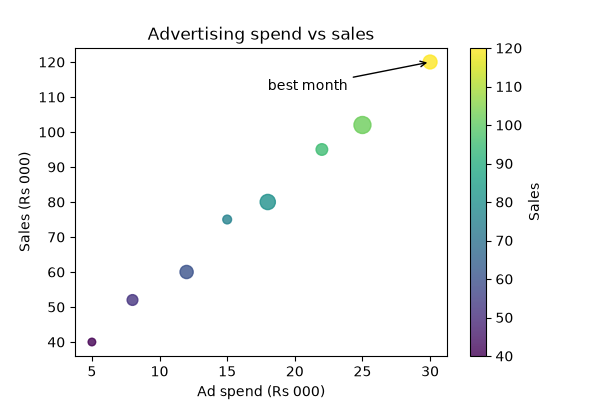

This figure's Python source:
# scatter_plot.py - a scatter plot shows the RELATIONSHIP between two numbers
import matplotlib
matplotlib.use("Agg")
import matplotlib.pyplot as plt

ad_spend = [5, 8, 12, 15, 18, 22, 25, 30]          # thousand rupees on ads
sales = [40, 52, 60, 75, 80, 95, 102, 120]         # thousand rupees of sales
city_size = [30, 60, 90, 40, 120, 70, 150, 100]    # used for dot size

plt.figure(figsize=(6, 4))
plt.scatter(ad_spend, sales, s=city_size, c=sales, cmap="viridis", alpha=0.8)
plt.colorbar(label="Sales")                        # explains the colours
plt.title("Advertising spend vs sales")
plt.xlabel("Ad spend (Rs 000)")
plt.ylabel("Sales (Rs 000)")

# Point out one interesting dot with an annotation
plt.annotate("best month", xy=(30, 120), xytext=(18, 112),
             arrowprops={"arrowstyle": "->"})

plt.savefig("scatter_plot.png")
print("Saved scatter_plot.png")
